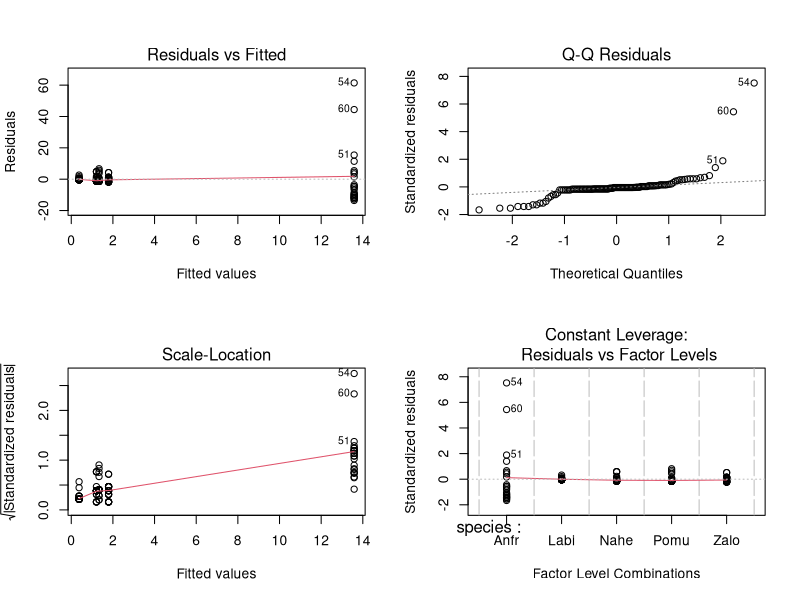
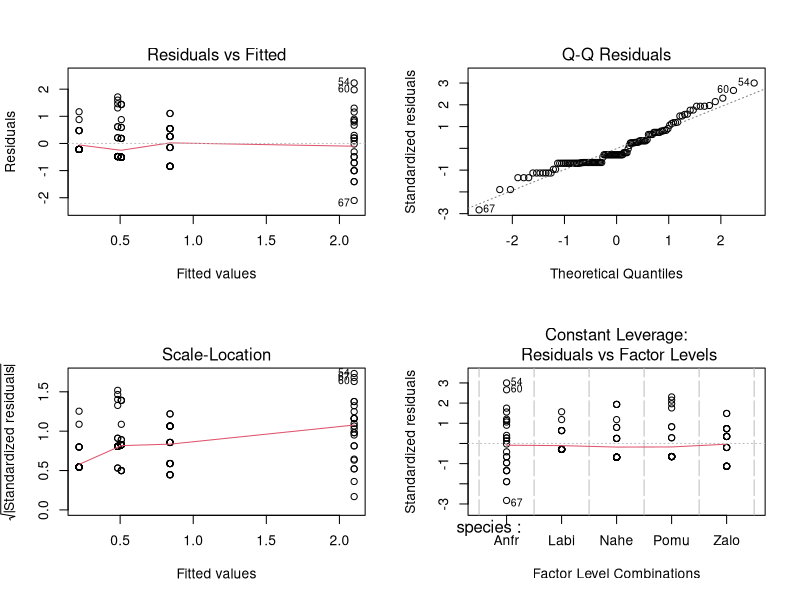
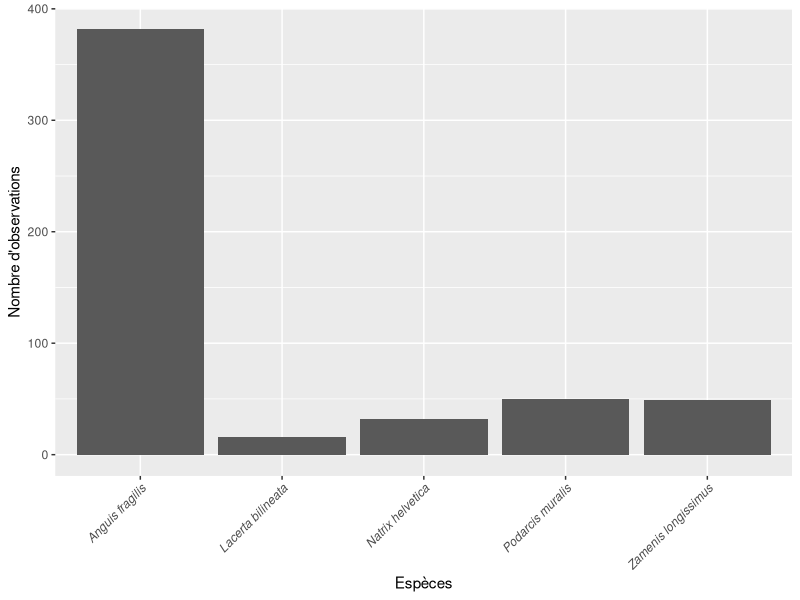
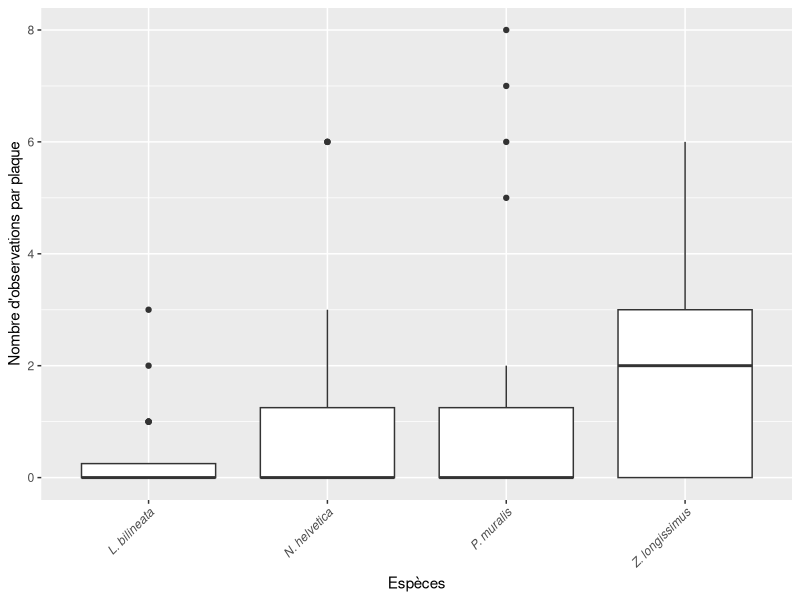
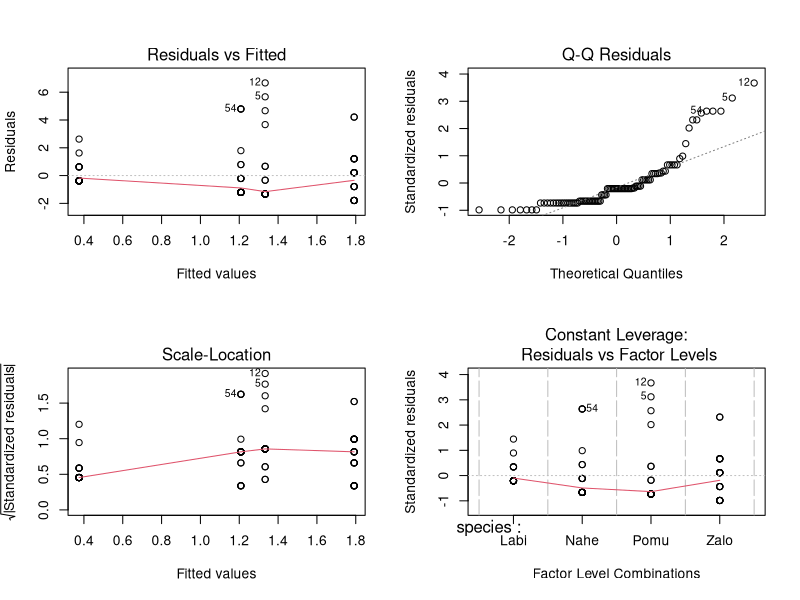
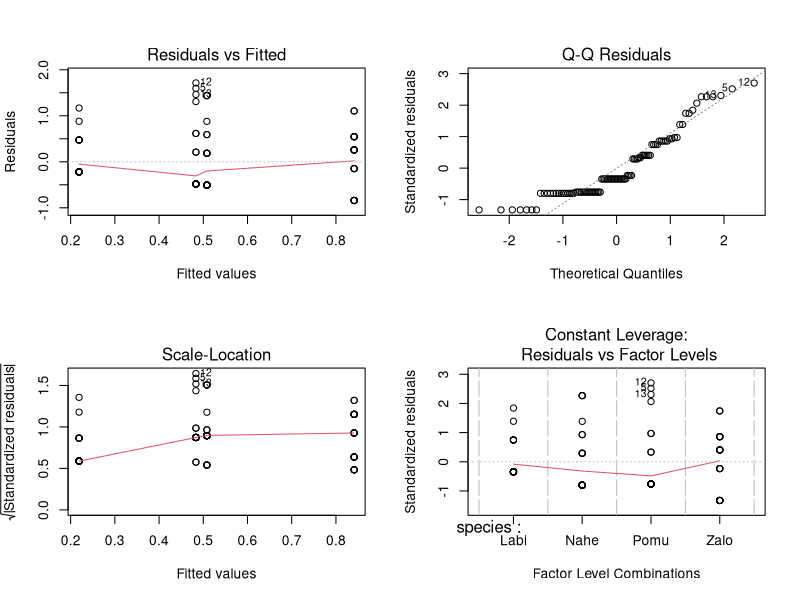
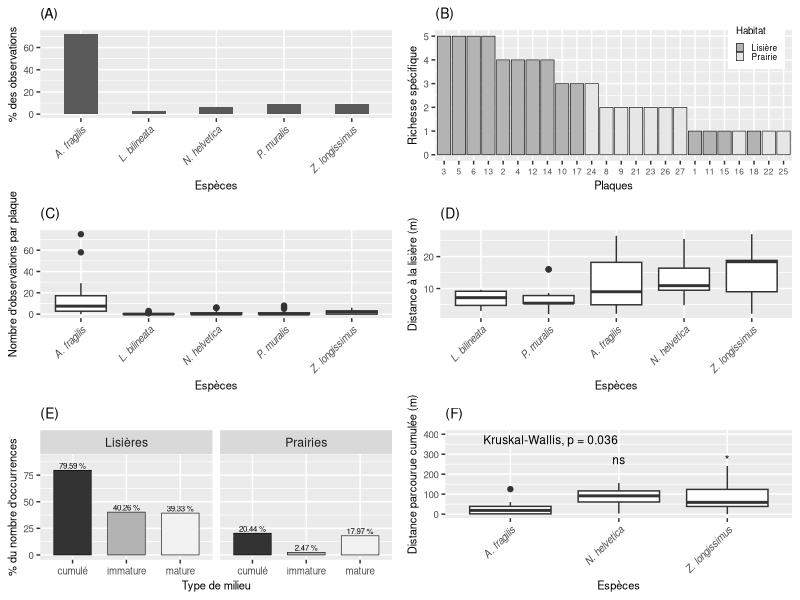

Here is the R script that generated these plots, in order:
x=c("here","tidyverse","ggpubr", "gridExtra") #object that contains the packages that will be used in the script
lapply(x,library, character.only=T) #call the packages the function "library"

################################################
#BARPLOT - NUMBER OF OBSERVATIONS
################################################

df=read_tsv("data_bouvron_1.txt", col_names=F) #read the data table
df #check what it looks like
df[,3]=round((df[,2]*100)/sum(df[,2]),0) #add a column with the percentage of the number of observation per species
colnames(df)=c("species","n","per") #rename the columns
df=mutate(df,species=as.factor(species)) #change the variable "species" to factor
summary(df) #check if everything is ok

#Plot with percentages
p1<-ggplot(data=df, aes(x=species, y=per))+ #define the data source and the aesthetics of the plot
	geom_bar(stat="identity", width=.5)+ #call barplot
	labs(x="Espèces", y="% des observations", title="(A)")+ #titles of the whole plot, and of both axes
	scale_x_discrete(labels=c("Anguis fragilis"=expression(italic("A. fragilis")), "Podarcis muralis"=expression(italic("P. muralis")), "Lacerta bilineata"=expression(italic("L. bilineata")),"Zamenis longissimus"=expression(italic("Z. longissimus")),"Natrix helvetica"=expression(italic("N. helvetica"))))+ #change the x-axis tick mark labels
	theme(axis.text.x=element_text(angle=45, vjust=1, hjust=1,face="italic"))+ #rotate the x-axis tick mark labels of 45° and use an italic font
	theme(plot.title=element_text(size=10), axis.title=element_text(size=8), axis.text.x=element_text(size=7), axis.text.y=element_text(size=7)) #adjust the size of the titles and tick mark labels on both axes

#Plot with actual values
jpeg(file="barplot_count.jpg", width=17, height=17, units="cm", res=200) #save the figure as a jpg file
ggplot(data=df, aes(x=species, y=n))+ #define the data source and the aesthetics of the plot
	geom_bar(stat="identity")+ #barplot representation
	labs(x="Espèces", y="Nombre d'observations")+ #titles of the axes
	theme(axis.text.x=element_text(angle=45, vjust=1, hjust=1,face="italic")) #rotate the text of the axis ticks to 45° and use an italic font
dev.off() #save the figure in the current directory


################################
#PLOT SPECIES RICHNESS BY PLATE
################################

df2=read_tsv("data_bouvron_2.txt") #read the data table
df2 #check what it looks like

#build a new table with species richness per plate
df2<-df2 %>%
	mutate(plaque_ID=as.factor(plaque_ID), milieu=as.factor(milieu)) %>% #transform the variable plaque_ID as factor
	mutate(Pomu=replace(Pomu, Pomu>0,1),Labi=replace(Labi, Labi>0,1),Anfr=replace(Anfr, Anfr>0,1),Nahe=replace(Nahe, Nahe>0,1),Zalo=replace(Zalo, Zalo>0,1)) %>% #replace all values that are not zeros by 1
	mutate(n_sp=rowSums(across(where(is.numeric)))) #adds a column "n_sp" that sums the "1" values for each row where the variables are as numeric
	
#Plot species richness by plate
p2<-ggplot(df2, aes(x=reorder(plaque_ID,-n_sp), y=n_sp, fill=milieu))+ #define the data source and the aesthetics of the plot, as well as the color fill of the bars according to the variable "milieu"
	geom_bar(stat="identity",color="black", size=0.2,)+ #call barplot
	scale_fill_grey(start=.7, end=.9,name="Habitat", labels=c("Lisière","Prairie"))+ #fill the bars with two shades of grey according to habitat type
	labs(x="Plaques", y="Richesse spécifique", title="(B)")+ #provide axes titles and main title
	theme(plot.title=element_text(size=10), axis.title=element_text(size=8), axis.text.x=element_text(size=6), axis.text.y=element_text(size=7))+ #set text size
	theme(legend.title=element_text(size=7), legend.text=element_text(size=6))+ #set legend size
	theme(legend.key.size=unit(0.2,"cm"))+ #set legend elements size
	theme(legend.position=c(0.9,0.9)) #set legent position
	
#some extra descriptive statistics on this data set
sd(df2$n_sp) #standard deviation of the number of species
range(df2$n_sp) #range of the number of species
quantile(df2$n_sp) #quantile of the number of species

chisq.test(df2$n_sp) #chisquare test to test whether the richness significantly varies among plates
#Chi-squared test for given probabilities
#data:  df2$n_sp
#X-squared = 19.25, df = 23, p-value = 0.6866

#beware of the interpretation of these results, because the richness values only vary from 1 to five with the following frequencies:
#1 : 7
#2 : 6
#3 : 3
#4 : 4
#5 : 4

################################################
#NUMBER OF INDIVIDUALS/SPECIES/PLATE
################################################

df3=read_tsv("data_bouvron_3.txt") #read the data table
df3 #check what it looks like
df3<-mutate(df3,plaque_ID=as.factor(plaque_ID), species=as.factor(species)) #change the class of the variables "plaque_ID" and "species" to factor.

#Plot the mean number of observations by plate for each species with a boxplot
p3<-ggplot(df3, aes(x=species, y=n))+ #define the data source and the aesthetics of the plot
	geom_boxplot()+ #call boxplot
	theme(axis.text.x=element_text(angle=45, vjust=1, hjust=1))+ #rotate the x-axis tick mark labels of 45°
	theme(plot.title=element_text(size=10), axis.title=element_text(size=8), axis.text.x=element_text(size=7), axis.text.y=element_text(size=7))+ #set text size
	scale_x_discrete(labels=c("Pomu"=expression(italic("P. muralis")), "Labi"=expression(italic("L. bilineata")),"Anfr"=expression(italic("A. fragilis")),"Zalo"=expression(italic("Z. longissimus")),"Nahe"=expression(italic("N. helvetica"))))+ #change the x-axis tick mark labels
	labs(x="Espèces", y="Nombre d'observations par plaque", title="(C)") #set axes titles and main title

#one-way ANOVA test to test if there is a significant difference between species
res.aov=aov(n~species, data=df3)
#plot to check the post-hoc conditions of the ANOVA
par(mfrow=c(2,2))
plot(res.aov) #there are some outliers and the residuals do not seem to have a normal distribution
shapiro.test(res.aov$res) #to test the normality of the residuals of the ANOVA
#	Shapiro-Wilk normality test
#
#data:  res.aov$res
#W = 0.52445, p-value < 2.2e-16

#The residuals of the ANOVA do not follow a normal distribution
#We apply a log transformation on the n values +1, we add 1 to avoid log(0) wich produces -Inf in R

df3$log_n<-log(df3$n+1)
#we apply the ANOVA on these new values
res.aov2=aov(log_n~species, data=df3)
par(mfrow=c(2,2))
plot(res.aov2) #looks better, no outliers and the distribution of residuals seem to fit a normal distribution
shapiro.test(res.aov2$res) 
#	Shapiro-Wilk normality test
#
#data:  res.aov2$res
#W = 0.94614, p-value = 0.0001137
#Actually the residuals do not fit a normal distribution, the conditions for the ANOVA are not met.

#Still, we perform a summary of the ANOVA to check if there is a significant difference in the numbers according to the species

summary(res.aov2)
#             Df Sum Sq Mean Sq F value  Pr(>F)    
#species       4  53.08  13.271   23.03 5.4e-14 ***
#Residuals   115  66.27   0.576                    
#---
#Signif. codes:  0 ‘***’ 0.001 ‘**’ 0.01 ‘*’ 0.05 ‘.’ 0.1 ‘ ’ 1

#Ther is a significant effect of species on the number.
#We now perform a Tukey test for a pairwise comparison between groups on the fitted values of the ANOVA to check which pair or pairs of species differ from each other in terms of numbers

tukey=TukeyHSD(res.aov2)
tukey
#  Tukey multiple comparisons of means
#    95% family-wise confidence level
#
#Fit: aov(formula = log_n ~ species, data = df2)
#
#$species
#                 diff        lwr       upr     p adj
#Labi-Anfr -3.63633383 -4.8124108 -2.460257 0.0000000
#Nahe-Anfr -3.11790918 -4.2939861 -1.941832 0.0000000
#Pomu-Anfr -3.09983453 -4.2759115 -1.923758 0.0000000
#Zalo-Anfr -2.61636026 -3.7924372 -1.440283 0.0000001
#Nahe-Labi  0.51842465 -0.6576523  1.694502 0.7387804
#Pomu-Labi  0.53649930 -0.6395777  1.712576 0.7134791
#Zalo-Labi  1.01997357 -0.1561034  2.196051 0.1217057
#Pomu-Nahe  0.01807465 -1.1580023  1.194152 0.9999992
#Zalo-Nahe  0.50154892 -0.6745280  1.677626 0.7616722
#Zalo-Pomu  0.48347427 -0.6926027  1.659551 0.7852958


#All the pairwise comparison between Anguis fragilis and all the other species are significant

#We can perform the same analysis without Anguis fragilis now

df3.red<-filter(df3,!species=="Anfr") #remove the data for Anguis fragilis
df3.red$species=factor(df3.red$species) #remove the value Anguis fragilis from the list of values
summary(df3.red) #check what it looks like

#plot the data in a boxplot
jpeg(file="boxplot_plaques_sans_anguis.jpg", width=17, height=17, res=300, units="cm") #save the figure as a jpg file
ggplot(df3.red, aes(x=species, y=n))+ #define the data source and the aesthetics of the plot
	geom_boxplot()+ #call boxplot
	theme(axis.text.x=element_text(angle=45, vjust=1, hjust=1))+ #rotate the x-axis tick mark labels of 45°
	scale_x_discrete(labels=c("Pomu"=expression(italic("P. muralis")), "Labi"=expression(italic("L. bilineata")),"Zalo"=expression(italic("Z. longissimus")),"Nahe"=expression(italic("N. helvetica"))))+ #change manualy the labels of the x axes
	labs(x="Espèces", y="Nombre d'observations par plaque") #titles of the axes
#save the figure in the current directory


#Same procedure as before
#One-way ANOVA test
res.aov3=aov(n~species, data=df3.red)
par(mfrow=c(2,2))
plot(res.aov3)
shapiro.test(res.aov3$res) #The residuals do not fit a normal distribution

#ANOVA with log-transformed data
res.aov4=aov(log_n~species, data=df3.red)
par(mfrow=c(2,2))
plot(res.aov4) #no outliers this time
shapiro.test(res.aov4$res) #The residuals do not fit a normal distribution, still we perform an ANOVA
summary(res.aov4)
#            Df Sum Sq Mean Sq F value Pr(>F)  
#species      3   12.5   4.165   3.183 0.0276 *
#Residuals   92  120.4   1.309                 
#---
#Signif. codes:  0 ‘***’ 0.001 ‘**’ 0.01 ‘*’ 0.05 ‘.’ 0.1 ‘ ’ 1

#Once again, there is a significant effect of species on the number of individuals
#We now perform a Tukey test for a pairwise comparison between groups on the fitted values of the ANOVA to check which pair or pairs of species differ from each other in terms of numbers

tukey=TukeyHSD(res.aov4)
tukey
#  Tukey multiple comparisons of means
#    95% family-wise confidence level
#
#Fit: aov(formula = log_n ~ species, data = df3)
#
#$species
#                diff        lwr       upr     p adj
#Nahe-Labi 0.51842465 -0.3456704 1.3825197 0.4008131
#Pomu-Labi 0.53649930 -0.3275958 1.4005944 0.3700154
#Zalo-Labi 1.01997357  0.1558785 1.8840686 0.0139135
#Pomu-Nahe 0.01807465 -0.8460204 0.8821697 0.9999407
#Zalo-Nahe 0.50154892 -0.3625461 1.3656440 0.4305489
#Zalo-Pomu 0.48347427 -0.3806208 1.3475693 0.4633052

#There is a significant difference between Zamenis longissimus and Lacerta bilineata

########################
#TEST AGE CLASSES
########################

df4=read_tsv("data_bouvron_4.txt") #read the data table
df4 #check what it looks like
df4<-mutate(df4, age=as.factor(age), milieu=as.factor(milieu)) #set the variables "age" and "milieu" as factor

#represent the data through a nested-barplot
df4$perc=round(df4$n*100/sum(df4$n),2) #add a column with percentages

df4_temp<-group_by(df4,age, milieu) %>% #group by "age" and "milieu"
	summarise(sum=sum(perc)) %>% #aggregate data by calculating the sum of percentages in each category
	ungroup() #ungroup the data table

df4_temp<-add_row(df4_temp,age="cumulé",milieu="lisiere",sum=sum(df4_temp[df4_temp$milieu=="lisiere",]$sum)) %>% #we add two rows of cumulate percentages (both categories grouped together)
	add_row(age="cumulé",milieu="prairie",sum=sum(df4_temp[df4_temp$milieu=="prairie",]$sum)) #we add two rows of cumulate percentages (both categories grouped together)

#nested-barplot
p5=ggplot(data=df4_temp, aes(x=age, y=sum, fill=age))+ #define the data source and the aesthetics of the plot
	geom_bar(position="dodge", stat="identity", width=0.7,color="black", size=0.2,show.legend=F)+ #call barplot
	scale_fill_grey(start=.2, end=.95)+ #set the color fill for the bars
	ylim(0,90)+ #set the range of the y-axis
	geom_text(aes(label=paste(sum, "%")),size=2,position=position_dodge(width=0.9),vjust=-0.25)+ #set the text bloc that will provide the percentage value above each bar
	facet_grid(.~milieu, labeller=as_labeller(c(prairie="Prairies",lisiere="Lisières")))+ #set the two barplot per habitat type ("milieu") with manuel labels
	labs(x="Type de milieu", y="% du nombre d'occurrences", title="(E)", width=0.5)+ #set axes titles
	theme(legend.position="none")+ #do not display the legend on the right
	theme(plot.title=element_text(size=10), axis.title=element_text(size=8), axis.text.x=element_text(size=7), axis.text.y=element_text(size=7)) #set text size

#ANOVA for hedges
df4.lis<-filter(df4, milieu=="lisiere") %>% #subset of df4 that contains only the data for "lisiere"
	mutate(log_n=log(n)) #add a column with the log value of "n"
aov.lis=aov(data=df4.lis,log_n~age) 	#ANOVA
summary(aov.lis) #summary of the ANOVA
#            Df Sum Sq Mean Sq F value Pr(>F)
#age          1   0.06  0.0605   0.036  0.855
#Residuals    8  13.49  1.6864                

#No significant effect of age on numbers of individuals in hedges

shapiro.test(aov.lis$res) #The residuals fit a normal distribution


#ANOVA for meadows, same procedure as previously
df4.pr<-filter(df4, milieu=="prairie") %>%
	mutate(log_n=log(n+1))
aov.pr=aov(data=df4.pr,log_n~age)
summary(aov.pr)
#            Df Sum Sq Mean Sq F value Pr(>F)  
#age          1  4.164   4.164   5.111 0.0537 .
#Residuals    8  6.518   0.815                 
#---
#Signif. codes:  0 ‘***’ 0.001 ‘**’ 0.01 ‘*’ 0.05 ‘.’ 0.1 ‘ ’ 1

#5% threshold, we can consider that the effect of age on number of individuals is significant in meadows

shapiro.test(aov.pr$res) #The residuals fit a normal distribution


####################################
#TEST THIGMOTHERMY VS. HELIOTHERMY
####################################

df5=read_tsv("data_bouvron_5.txt") #read the data table
df5 #Check what it looks like
df5<-mutate(df5, species=as.factor(species), mode=as.factor(mode)) #set the class of "species" and "mode" to factor

#We run an ANOVA
aov.thermo=aov(data=df5, log(n)~mode)
summary(aov.thermo)
#            Df Sum Sq Mean Sq F value Pr(>F)  
#mode         1  14.78  14.780   9.914 0.0136 *
#Residuals    8  11.93   1.491                 
#---
#Signif. codes:  0 ‘***’ 0.001 ‘**’ 0.01 ‘*’ 0.05 ‘.’ 0.1 ‘ ’ 1

#The effect of the mode of thermoregulation on the number of individuals is significant

shapiro.test(aov.thermo$res) #The residuals fit a normal distribution

########################
#DISTANCE TO THE HEDGE
########################
df6<-read_delim("distance.csv",delim=";") %>% #read the data table
	mutate(species=as.factor(species)) #set the variable "species" to factor
summary(df6) #check what it looks like

#boxplot representation of the data set
p4=ggplot(data=df6, aes(x=factor(df6$species,levels=c("labi", "pomu", "anfr","nahe","zalo")), y=dist))+ #define the data source and the aesthetics of the plot
	geom_boxplot()+ #call boxplot
	labs(x="Espèces", y="Distance à la lisière (m)", title="(D)")+ #set axes and main titles
	theme(axis.text.x=element_text(angle=45, vjust=1, hjust=1))+ #rotate the x-axis tick mark labels of 45°
	theme(plot.title=element_text(size=10), axis.title=element_text(size=8), axis.text.x=element_text(size=7), axis.text.y=element_text(size=7))+ #set text size
	scale_x_discrete(labels=c("anfr"=expression(paste(italic("A. fragilis"))), "labi"=expression(paste(italic("L. bilineata"))),"nahe"=expression(paste(italic("N. helvetica"))),"pomu"=expression(paste(italic("P. muralis"))),"zalo"=expression(paste(italic("Z. longissimus"))))) #change the x-axis tick mark labels

#We run a non-parametric test on several groups
kruskal.test(dist~species, data=df6)
#	Kruskal-Wallis rank sum test

#data:  dist by species
#Kruskal-Wallis chi-squared = 6.3166, df = 4, p-value = 0.1767

#No significant difference between groups.

#############################
#CUMULATIVE COVERED DISTANCE
#############################
df7<-read_delim("distance_parcourue.csv",delim=";") %>% #read the data table
	mutate(species=as.factor(SP)) %>% #transform the variable "species" into factor
	mutate(dist=`cumul parcouru`, capt=`nbre de capture`) %>% #Change the name of the variables
	select(species, Sexe, Statut, ID, dist, capt) #select the variables
	
#We run a non-parametric test on several groups
kruskal.test(dist~species, data=df7)
#	Kruskal-Wallis rank sum test
#
#data:  dist by species
#Kruskal-Wallis chi-squared = 6.6599, df = 2, p-value = 0.0358

#There is a significant difference between groups.
#We now perform a pairwise comparison between species to detect which ones differ from another
pairwise.wilcox.test(df7$dist, df7$species)
#	Pairwise comparisons using Wilcoxon rank sum test with continuity correction 
#
#data:  df7$dist and df7$species 
#
#     anfr  nahe 
#nahe 0.272 -    
#zalo 0.039 0.820
#
#P value adjustment method: holm 

#We see that the distances covered by Anguis fragilis significantly differ from Zamenis longissimus

my_comp=list(c("anfr","nahe"),c("anfr","zalo"),c("nahe","zalo"))

#boxplot of the data
p6=ggplot(data=df7, aes(x=species, y=dist))+ #define the data source and the aesthetics of the plot
	geom_boxplot()+ #call boxplot
	labs(x="Espèces", y="Distance parcourue cumulée (m)", title="(F)")+ #set axes and main titles
	stat_compare_means(label="p.signif", size=3,label.y=250, method="wilcox.test", ref.group="anfr")+ #add significance marks on the plot with A. fragilis as reference point
	stat_compare_means(method="kruskal",label.y=350, size=3)+ #add the value of the Kruskal-Wallis test on top of the plot
	ylim(0,400)+ #set y-axis range
	theme(axis.text.x=element_text(angle=45, vjust=1, hjust=1))+ #rotate the x-axis tick mark labels of 45°
	theme(plot.title=element_text(size=10), axis.title=element_text(size=8), axis.text.x=element_text(size=7), axis.text.y=element_text(size=7))+ #set text size
	scale_x_discrete(labels=c("anfr"=expression(paste(italic("A. fragilis"))), "nahe"=expression(paste(italic("N. helvetica"))),"zalo"=expression(paste(italic("Z. longissimus"))))) #change the x-axis tick mark labels

##############
#FINAL FIGURE
##############

#We cluster all the figures in the same panel
jpeg(file="figure4.jpg", width=17, height=17, units="cm", res=300) #save the figure as a jpg file
grid.arrange(p1,p2,p3,p4,p5,p6,ncol=2,nrow=3) #group all the plots within a single figure
dev.off() #save the figure in the current directory
